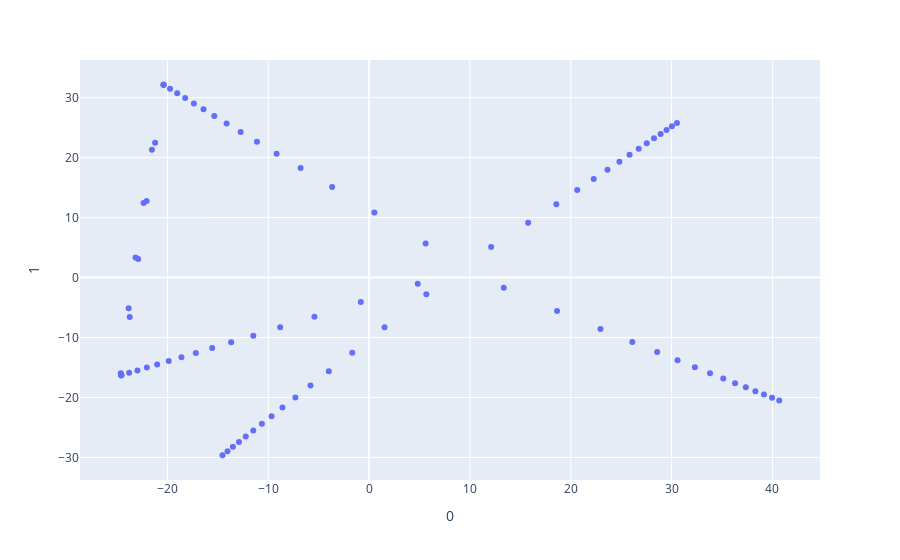

Notebook code for this chart:
### Code cell
ilknoktalar12 = ilkdogrunoktalari12.copy()

for i in range(7):
    ilknoktalar12[i][0] = ilknoktalar12[i][0].flatten()
    ilknoktalar12[i][1] = ilknoktalar12[i][1].flatten()
    ilknoktalar12[i][2] = ilknoktalar12[i][2].flatten()
    ilknoktalar12[i][3] = ilknoktalar12[i][3].flatten()

Xaralist12= []
for i in range(7):
    Xaralist12.append(np.hstack((ilknoktalar12[i][0],ilknoktalar12[i][1],ilknoktalar12[i][2],ilknoktalar12[i][3])))



sonnoktalar12 = tümNoktalarim.copy()

for i in range(7):
    sonnoktalar12[i][0] = sonnoktalar12[i][0].flatten()
    sonnoktalar12[i][1] = sonnoktalar12[i][1].flatten()
    sonnoktalar12[i][2] = sonnoktalar12[i][2].flatten()
    sonnoktalar12[i][3] = sonnoktalar12[i][3].flatten()

Xsonaralist12= []
for i in range(7):
    Xsonaralist12.append(np.hstack((sonnoktalar12[i][0],sonnoktalar12[i][1],sonnoktalar12[i][2],sonnoktalar12[i][3])))




Xaralist12 = np.array(Xaralist12)
Xsonaralist12 = np.array(Xsonaralist12)
alldizi = np.vstack((Xlist,Xaralist12,Xsonaralist12))

X = alldizi

pca = PCA(n_components=2)
components = pca.fit_transform(X)

fig = px.scatter(components, x=0, y=1)
fig.show()

### Figure 1 — Plotly figure (JSON) as saved in the notebook; plotly's stock layout.template omitted (floating-point values rounded to 4 significant figures)
{"data": [{"hovertemplate": "0=%{x}<br>1=%{y}<extra></extra>", "legendgroup": "", "marker": {"color": "#636efa", "symbol": "circle"}, "mode": "markers", "name": "", "orientation": "v", "showlegend": false, "type": "scatter", "x": [5.608, 0.5224, -3.668, -6.796, -9.174, -11.13, -12.74, -14.13, -15.35, -16.42, -17.38, -18.24, -19.03, -19.74, -20.38, 4.822, -0.8281, -5.423, -8.821, -11.48, -13.68, -15.56, -17.19, -18.61, -19.88, -21.02, -22.04, -22.98, -23.8, -24.58, 12.1, 15.77, 18.57, 20.64, 22.28, 23.64, 24.82, 25.83, 26.74, 27.53, 28.26, 28.91, 29.5, 30.03, 30.53, 5.674, 1.531, -1.669, -3.995, -5.814, -7.314, -8.592, -9.676, -10.64, -11.49, -12.24, -12.9, -13.51, -14.04, -14.54, 13.36, 18.64, 22.94, 26.1, 28.56, 30.59, 32.31, 33.81, 35.12, 36.29, 37.36, 38.31, 39.16, 39.96, 40.68, -20.38, -21.22, -22.06, -22.9, -23.74, -24.58, -24.58, -20.38, -21.54, -22.36, -23.16, -23.85, -24.63, -24.58], "xaxis": "x", "y": [5.685, 10.86, 15.12, 18.27, 20.66, 22.63, 24.28, 25.71, 26.96, 28.06, 29.04, 29.93, 30.75, 31.48, 32.15, -1.022, -4.068, -6.519, -8.298, -9.675, -10.8, -11.75, -12.57, -13.29, -13.92, -14.49, -15.01, -15.47, -15.88, -16.27, 5.108, 9.136, 12.24, 14.58, 16.43, 17.98, 19.32, 20.47, 21.49, 22.39, 23.21, 23.95, 24.61, 25.22, 25.78, -2.784, -8.264, -12.53, -15.6, -18.0, -19.98, -21.67, -23.1, -24.37, -25.51, -26.5, -27.4, -28.22, -28.95, -29.62, -1.686, -5.551, -8.586, -10.75, -12.42, -13.78, -14.94, -15.94, -16.82, -17.59, -18.3, -18.93, -19.49, -20.02, -20.49, 32.15, 22.47, 12.78, 3.096, -6.589, -16.27, -16.27, 32.15, 21.31, 12.44, 3.365, -5.092, -15.93, -16.27], "yaxis": "y"}], "layout": {"legend": {"tracegroupgap": 0}, "margin": {"t": 60}, "xaxis": {"anchor": "y", "domain": [0, 1], "title": {"text": "0"}}, "yaxis": {"anchor": "x", "domain": [0, 1], "title": {"text": "1"}}}}
